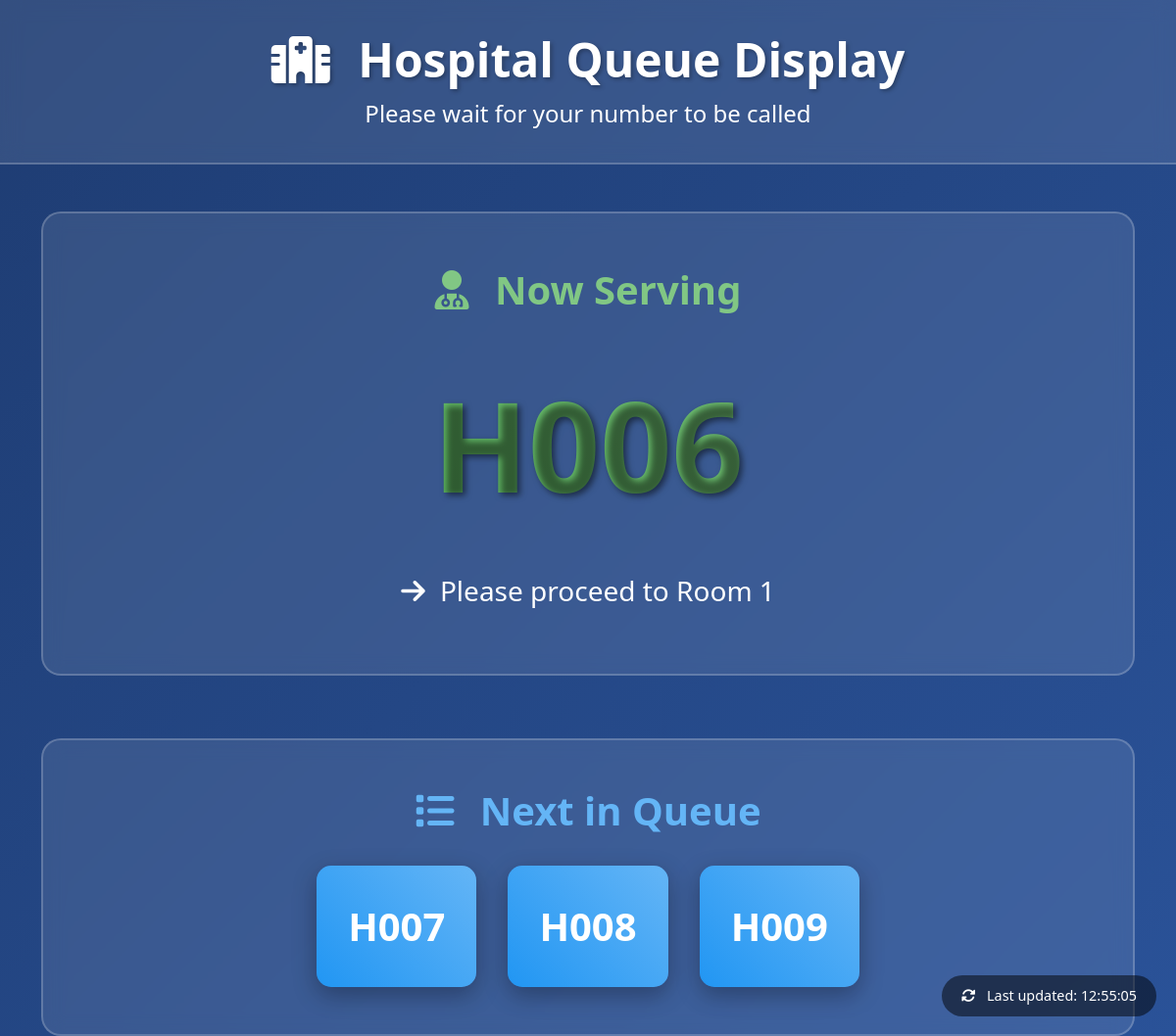
The page /display on the database its author committed.
### tables this page shows
CREATE TABLE tickets (
            id INTEGER PRIMARY KEY AUTOINCREMENT,
            ticket_number TEXT UNIQUE NOT NULL,
            status TEXT DEFAULT 'waiting',
            timestamp DATETIME DEFAULT CURRENT_TIMESTAMP
        );

### app.py (the view)
@app.route('/display')
def display():
    conn = get_db_connection()
    cursor = conn.cursor()
    cursor.execute('''
        SELECT ticket_number FROM tickets
        WHERE status = 'serving'
        ORDER BY timestamp ASC
        LIMIT 1
    ''')
    current_ticket = cursor.fetchone()
    cursor.execute('''
        SELECT ticket_number FROM tickets
        WHERE status = 'waiting'
        ORDER BY timestamp ASC
        LIMIT 3
    ''')
    waiting_tickets = cursor.fetchall()
    conn.close()
    return render_template('display.html',
                         current_ticket=current_ticket,
                         waiting_tickets=waiting_tickets)

### app.py (called while the page is built)
def get_db_connection():
    conn = sqlite3.connect(DATABASE)
    conn.row_factory = sqlite3.Row  # This allows us to access columns by name
    return conn

### templates/display.html (shortened to what this page needs)
<!DOCTYPE html>
<html lang="en">
<head>
    <link href="https://cdnjs.cloudflare.com/ajax/libs/bootstrap/5.3.0/css/bootstrap.min.css" rel="stylesheet">
    <link href="https://cdnjs.cloudflare.com/ajax/libs/font-awesome/6.4.0/css/all.min.css" rel="stylesheet">
</head>
<body>
    <div class="display-header">
        <div class="container">
            <h1 class="hospital-title">
                <i class="fas fa-hospital me-3"></i>
                Hospital Queue Display
            </h1>
            <p class="fs-4 mb-0">Please wait for your number to be called</p>
        </div>
    </div>
    <div class="container">
        <div class="current-ticket-section">
            <div class="current-ticket-label">
                <i class="fas fa-user-md me-3"></i>
                Now Serving
            </div>
            {% if current_ticket %}
                <div id="currentTicketNumber" class="current-ticket-number">
                    {{ current_ticket.ticket_number }}
                </div>
                <p class="fs-3">
                    <i class="fas fa-arrow-right me-2"></i>
                    Please proceed to Room 1
                </p>
            {% else %}
                <div id="currentTicketNumber" class="no-current-ticket">
                    <i class="fas fa-clock me-2"></i>
                    Waiting for next patient
                </div>
            {% endif %}
        </div>
        <div class="waiting-section">
            <h2 class="waiting-title">
                <i class="fas fa-list me-3"></i>
                Next in Queue
            </h2>
            <div id="waitingTickets" class="waiting-tickets">
                {% if waiting_tickets %}
                    {% for ticket in waiting_tickets %}
                        <div class="waiting-ticket ticket-fade-in">
                            {{ ticket.ticket_number }}
                        </div>
                    {% endfor %}
                {% else %}
                    <div class="no-waiting">
                        <i class="fas fa-check-circle me-2"></i>
                        No tickets waiting
                    </div>
                {% endif %}
            </div>
        </div>
    </div>
    <div id="lastUpdated" class="last-updated">
        <i class="fas fa-sync-alt me-2"></i>
        Last updated: <span id="updateTime">--:--:--</span>
    </div>
</body>
</html>

### templates/display.html (style rules this page uses)
body { background: linear-gradient(135deg, #1e3c72 0%, #2a5298 100%); color: white; font-family: 'Segoe UI', Tahoma, Geneva, Verdana, sans-serif; margin: 0; padding: 0; overflow-x: hidden; }
.display-header { background: rgba(255,255,255,0.1); backdrop-filter: blur(10px); border-bottom: 2px solid rgba(255,255,255,0.2); padding: 2rem 0; text-align: center; margin-bottom: 3rem; }
.hospital-title { font-size: 3rem; font-weight: bold; margin-bottom: 0.5rem; text-shadow: 2px 2px 4px rgba(0,0,0,0.3); }
.current-ticket-section { text-align: center; margin-bottom: 4rem; padding: 3rem; background: rgba(255,255,255,0.1); border-radius: 20px; backdrop-filter: blur(10px); border: 2px solid rgba(255,255,255,0.2); }
.current-ticket-label { font-size: 2.5rem; margin-bottom: 1rem; color: #81c784; font-weight: bold; }
.current-ticket-number { font-size: 8rem; font-weight: bold; color: #4caf50; text-shadow: 3px 3px 6px rgba(0,0,0,0.5); margin: 2rem 0; animation: pulse 2s infinite; background: linear-gradient(45deg, #4caf50, #81c784); -webkit-background-clip: text; -webkit-text-fill-color: transparent; background-clip: text; }
.waiting-section { background: rgba(255,255,255,0.1); border-radius: 20px; padding: 3rem; backdrop-filter: blur(10px); border: 2px solid rgba(255,255,255,0.2); }
.waiting-title { font-size: 2.5rem; margin-bottom: 2rem; color: #64b5f6; font-weight: bold; text-align: center; }
.waiting-tickets { display: flex; justify-content: center; gap: 2rem; flex-wrap: wrap; }
.waiting-ticket { background: linear-gradient(45deg, #2196f3, #64b5f6); padding: 2rem; border-radius: 15px; font-size: 2.5rem; font-weight: bold; min-width: 150px; text-align: center; box-shadow: 0 8px 25px rgba(0,0,0,0.3); transform: translateY(0); transition: all 0.3s ease; }
.last-updated { position: fixed; bottom: 20px; right: 20px; background: rgba(0,0,0,0.5); padding: 10px 20px; border-radius: 25px; font-size: 0.9rem; }
.ticket-fade-in { animation: fadeInUp 0.5s ease-in-out; }

### rows shown on the page
tickets: ticket_number "H006"
tickets: ticket_number "H007"
tickets: ticket_number "H008"
tickets: ticket_number "H009"
